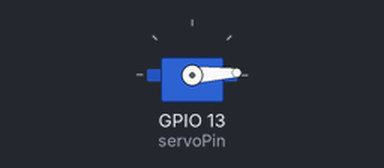
A sketch run on a simulated ESP32. On the bench: servo. What the sketch prints to the serial monitor is not drawn.

Above: at 0.05 s.
At 0.9 s:
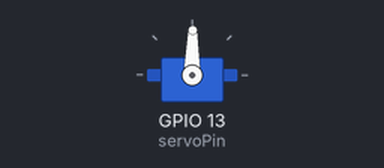
At 1.75 s:
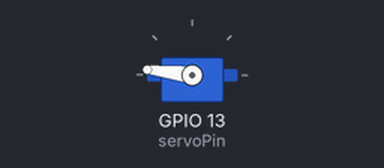
At 3.45 s:
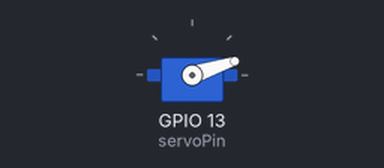
Timing chart, 0 to 8.3 s (numbered marks = the images above):
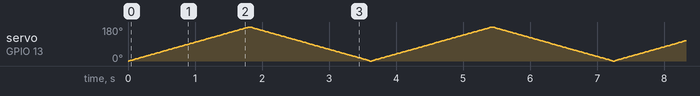

The sketch:

test_for_motors.ino
```cpp
#include <ESP32Servo.h>

Servo myServo;

// Use D13 (GPIO 13)
int servoPin = 13;

void setup() {
  Serial.begin(115200);
  Serial.println("Initializing servo on GPIO 13...");

  // Attach servo to pin 13
  myServo.attach(servoPin);

  Serial.println("Servo is ready!");
}

void loop() {
  // Sweep from 0° to 180°
  for (int angle = 0; angle <= 180; angle++) {
    myServo.write(angle);
    delay(10); // Adjust for speed
  }

  // Sweep back from 180° to 0°
  for (int angle = 180; angle >= 0; angle--) {
    myServo.write(angle);
    delay(10);
  }
}
```
